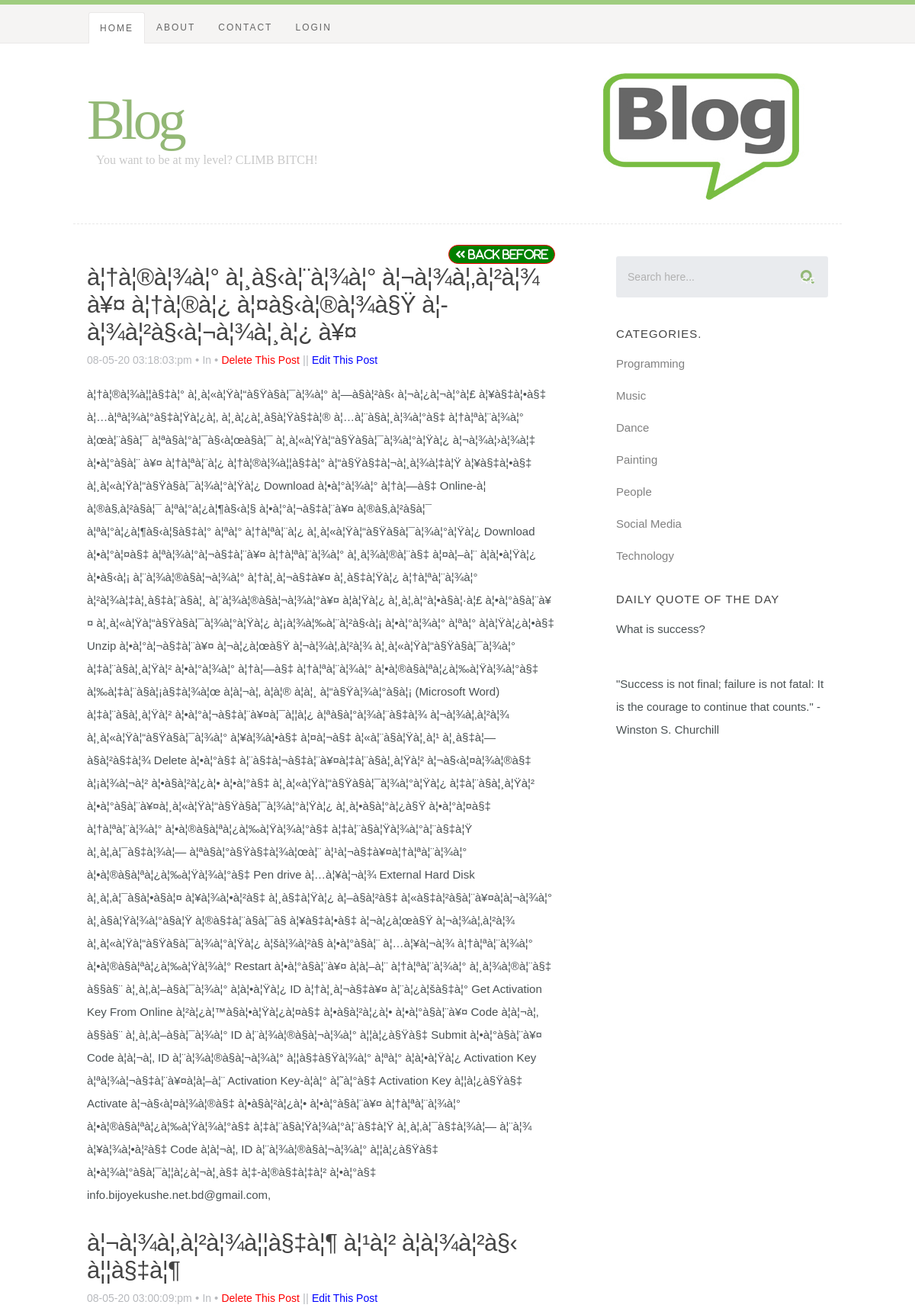
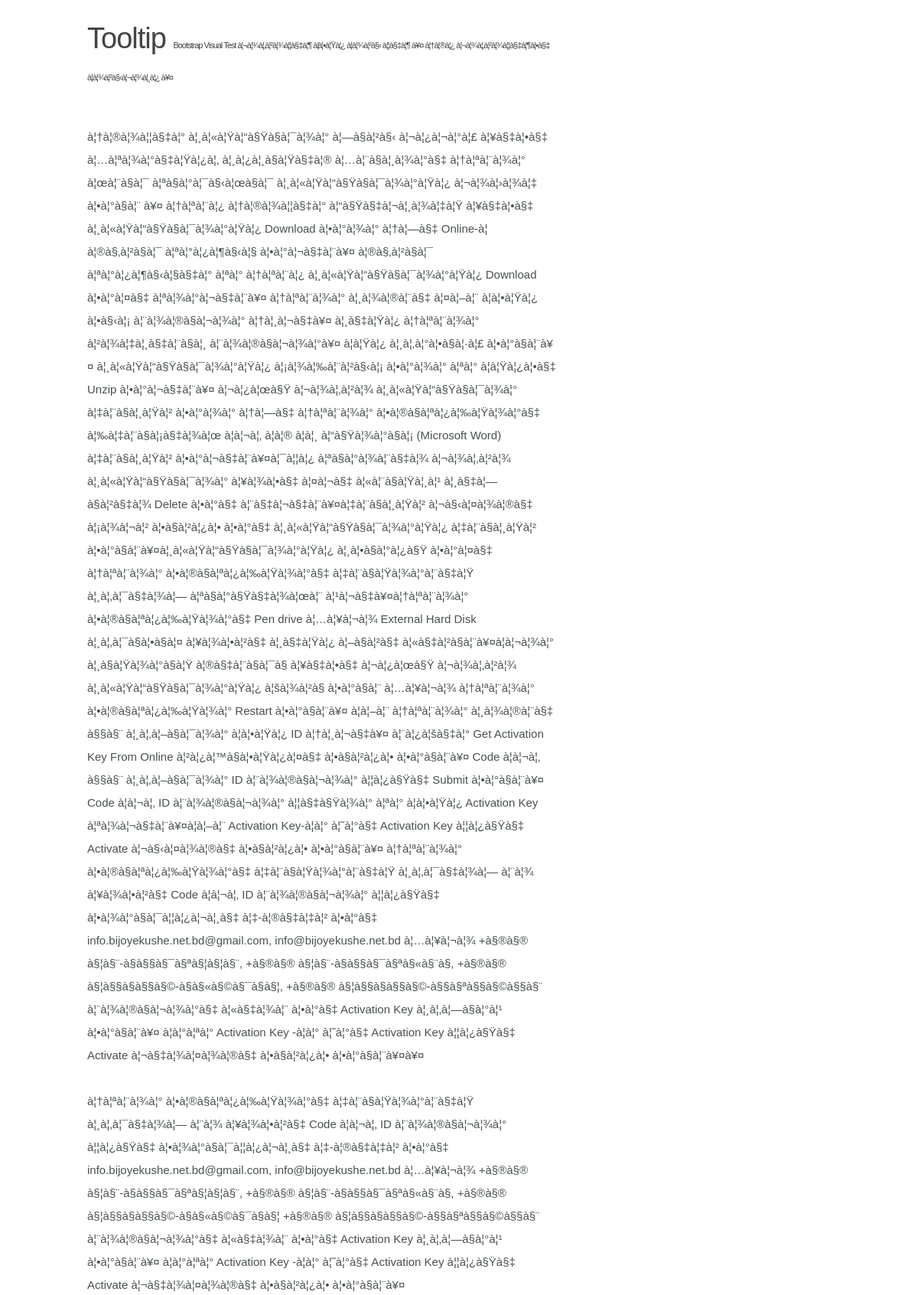
Page /manage_post.php (upper part) on the committed database (2 pictures, top to bottom).
### tables this page shows
CREATE TABLE `posts` (
  `id` int(6) NOT NULL,
  `cat_id` int(3) NOT NULL,
  `title` varchar(255) NOT NULL,
  `contents` text NOT NULL,
  `date_posted` datetime NOT NULL
);

CREATE TABLE `categories` (
  `id` int(3) NOT NULL,
  `name` text NOT NULL
);

### resources/functions/blog.php (called while the page is built, shortened)
<?php
function get_categories($id = null){
   $categories = array();
    $conn = mysqli_connect(DB_HOST,DB_USER,DB_PASS,DB_NAME);
   $query = mysqli_query($conn, "SELECT `id`,`name` FROM `categories` LIMIT 7");
   while($row = mysqli_fetch_assoc($query)){
    $categories[] = $row;
   }
   return $categories;
}

### manage_post.php (the view, shortened to what this page needs)
<?php
$conn = mysqli_connect(DB_HOST,DB_USER,DB_PASS,DB_NAME);
$query = "select * from posts order by id desc";
$posts = mysqli_query($conn, $query);
?>
<?php require_once 'header.php'; ?>
   <div id="content-wrap">
   	<div class="row">
   		<div id="main" class="eight columns">
	   		<article class="entry">
                <a class="read" href="admin.php"><i class="fas fa-angle-double-left"> Back Before</i></a>
		<?php
     foreach($posts as $post){
      ?>
					<header class="entry-header">
						<h2 class="entry-title">
							<h2><a href='index.php?id=<?= $post['id']; ?>' ><?= $post['title']; ?></a></h2>
						</h2>
						<div class="entry-meta">
							<ul>
								<li> <?= date('d-m-y h:i:s:a',strtotime($post['date_posted'])); ?></li>
								<span class="meta-sep">&bull;</span>
								<li><a href="#" title="" rel="category tag">In <a href='manage_category.php?id=<?= $cat_posts['id']; ?>' ><?= "<font color='green'>".$cat_posts['name']."</font>"; ?></a></li>
								<span class="meta-sep">&bull;</span>
								<li><a href='delete_post.php?id=<?= $post['id']; ?>' onclick='return confirm_delete()'><font color="red">Delete This Post</font></a></li>&nbsp;||
								<li><a href='edit_post.php?id=<?= $post['id']; ?>' ><font color="blue">Edit This Post</font></a></li>
							</ul>
						</div>
					</header>
					<div class="entry-content">
						<p><?= nl2br($post['contents']); ?></p>
					</div>
									 <?php
     }
     ?>
				</article>
   		</div>
        <?php require_once 'sidebar.php'; ?>
   	</div>
   </div>
<?php require_once 'footer.php'; ?>

### sidebar.php (shortened to what this page needs)
<div id="sidebar" class="four columns">
    <div class="widget widget_search">
        <form action="search.php" method="get">
            <input type="text" name="search" value="Search here..."
                   onblur="if(this.value == '') { this.value = 'Search here...'; }"
                   onfocus="if (this.value == 'Search here...') { this.value = ''; }" class="text-search">
            <input type="submit" value="Search" class="submit-search">
        </form>
    </div>
    <div class="widget widget_categories group">
        <h3>Categories.</h3>
        <?php
        foreach (get_categories() as $category){
        ?>
        <p><a href="manage_category.php?id=<?= $category['id']; ?>"><?= $category['name']; ?></a>
            <?php
            }
            ?>
    </div>
    <div class="widget widget_text group">
        <h3>Daily Quote of the Day</h3>
        <p>What is success?</p><br/>
        <p>"Success is not final; failure is not fatal: It is the courage to continue that counts." -
            Winston S. Churchill</p>
    </div>
</div>

### css/default.css (style rules this page uses)
html, body, div, span, object, iframe, h1, h2, h3, h4, h5, h6, p, blockquote, pre, abbr, address, cite, code, del, dfn, em, img, ins, kbd, q, samp, small, strong, sub, sup, var, b, i, dl, dt, dd, ol, ul, li, fieldset, form, label, legend, table, caption, tbody, tfoot, thead, tr, th, td, article, aside, canvas, details, figcaption, figure, footer, header, hgroup, menu, nav, section, summary, time, mark, audio, video { margin: 0; padding: 0; border: 0; outline: 0; font-size: 100%; vertical-align: baseline; background: transparent; }
article,aside,details,figcaption,figure, footer,header,hgroup,menu,nav,section { display: block; }
*, *:before, *:after { -moz-box-sizing: border-box; -webkit-box-sizing: border-box; box-sizing: border-box; }
html { font-size: 62.5%; }
body { background: #fff; font-family: 'merriweather-regular', sans-serif; font-weight: normal; font-size: 15px; line-height: 30px; color: #4A5153; -webkit-font-smoothing: antialiased; -webkit-text-size-adjust: 100%; }
h1, h2, h3, h4, h5, h6 { color: #444; font-family: 'opensans-semibold', sans-serif; font-weight: normal; text-rendering: optimizeLegibility; }
h1 a, h2 a, h3 a, h4 a, h5 a, h6 a { font-weight: inherit; }
h1 { font-size: 38px; line-height: 42px; margin-bottom: 12px; letter-spacing: -1px; }
h2 { font-size: 28px; line-height: 36px; margin-bottom: 6px; }
h3 { font-size: 22px; line-height: 30px; margin-bottom: 12px; }
p { margin: 0 0 30px 0; }
small { font-size: 11px; line-height: inherit; }
a, a:visited { text-decoration: none; outline: 0; color:grey; -webkit-transition: color .3s ease-in-out; -moz-transition: color .3s ease-in-out; -o-transition: color .3s ease-in-out; transition: color .3s ease-in-out; }
p a, p a:visited { line-height: inherit; }
ul, ol { margin-bottom: 24px; margin-top: 12px; }
ul { list-style: none }
ul li { padding-left: 4px; }
.button, .button:visited, button, input[type="submit"], input[type="reset"], input[type="button"] { font: 14px/30px 'opensans-bold', sans-serif; background: #9CCF5F; color: #fff; display: inline-block; text-decoration: none; padding: 12px 20px; margin-bottom: 18px; border: none; cursor: pointer; height: auto; text-transform: uppercase; letter-spacing: 2px; text-align: center; -webkit-transition: all .2s ease-in-out; -moz-transition: all .2s ease-in-out; -o-transition: all .2s ease-in-out; -ms-transition: all .2s ease-in-out; transition: all .2s ease-in-out; border-radius: 3px; }
form { margin-bottom: 24px; }
input, button { -webkit-font-smoothing: antialiased; }
input[type="text"], input[type="password"], input[type="email"], textarea, select { display: block; padding: 12px 15px; margin: 0 0 24px 0; border: 0; outline: none; vertical-align: middle; max-width: 100%; background: #E9EBEE; color: #B1B1B1; font-family: 'opensans-regular', sans-serif; font-size: 14px; line-height: 30px; height: 54px; border-radius: 3px; }
.row { width: 94%; max-width: 1008px; margin: 0 auto; }
.row:before, .row:after { content: " "; display: table; }
.row:after { clear: both; }
.column, .columns { position: relative; padding: 0 18px; min-height: 1px; float: left; }
[class*="column"] + [class*="column"]:last-child { float: right; }
.four, .row .four { width: 33.33333%; }
.eight, .row .eight { width: 66.66667%; }
.group:before, .group:after { content: " "; display: table; }
.group:after { clear: both; }

### css/pagination.css (style rules this page uses)
.read { color: white; float: right; margin-left: 400px; margin-top: -15px; display: block; border: 1px solid red; background-color: green; padding: 4px 8px; border-radius: 13px; text-decoration: none; }

### header.php (style rules this page uses)
body { background: url(css/img/header-content-bg_@2x1.png) repeat fixed 0 0 #fff; }

### rows in the picture
posts: title "à¦†à¦®à¦¾à¦° à¦¸à§‹à¦¨à¦¾à¦° à¦¬à¦¾à¦‚à¦²à¦¾ à¥¤ à¦†à¦®à¦¿ à¦¤à§‹à¦®à¦¾à§Ÿ à¦­à¦¾à¦²à§‹à¦¬à¦¾à¦¸à¦¿ à¥¤", date_posted "08-05-20 03:18:03:pm", contents "à¦†à¦®à¦¾à¦¦à§‡à¦° à¦¸à¦«à¦Ÿà¦“à§Ÿà§à¦¯à¦¾à¦° à¦—à§à¦²à§‹ à¦¬à¦¿à¦¬à¦°à¦£ à¦¥à§‡à¦•à§‡ à¦…à¦ªà¦¾à¦°à§‡à¦Ÿà¦¿à¦‚ à¦¸à¦¿à¦¸à§à¦Ÿà§‡à¦® à¦…à¦¨à§à¦¸à¦¾à¦°à§‡ à¦†à¦ªà¦¨à¦¾à¦° à¦œà¦¨à§à¦¯ à¦ªà§à¦°à¦¯à§‹à¦œà§à¦¯ à¦¸à¦«à¦Ÿà¦“à§Ÿà§à¦¯à¦¾à¦°à¦Ÿà¦¿ à¦¬à¦¾à¦›à¦¾à¦‡ à¦•à¦°à§à¦¨ à¥¤ à¦†à¦ªà¦¨à¦¿ à¦†à¦®à¦¾à¦¦à§‡à¦° à¦“à§Ÿà§‡à¦¬à¦¸à¦¾à¦‡à¦Ÿ à¦¥à§‡à¦•à§‡ à¦¸à¦«à¦Ÿà¦“à§Ÿà§à¦¯à¦¾à¦°à¦Ÿà¦¿ Download à¦•à¦°à¦¾à¦° à¦†à¦—à§‡ Online-à¦ à¦®à§‚à¦²à§à¦¯ à¦ªà¦°à¦¿à¦¶à§‹à¦§ à¦•à¦°à¦¬à§‡à¦¨à¥¤ à¦®à§‚à¦²à§à¦¯ à¦ªà¦°à¦¿à¦¶à§‹à¦§à§‡à¦° à¦ªà¦° à¦†à¦ªà¦¨à¦¿ à¦¸à¦«à¦Ÿà¦“à§Ÿà§à¦¯à¦¾à¦°à¦Ÿà¦¿ Download à¦•à¦°à¦¤à§‡ à¦ªà¦¾à¦°à¦¬à§‡à¦¨à¥¤ à¦†à¦ªà¦¨à¦¾à¦° à¦¸à¦¾à¦®à¦¨à§‡ à¦¤à¦–à¦¨ à¦à¦•à¦Ÿà¦¿ à¦•à§‹à¦¡…"
posts: title "à¦¬à¦¾à¦‚à¦²à¦¾à¦¦à§‡à¦¶ à¦¹à¦² à¦­à¦¾à¦²à§‹ à¦¦à§‡à¦¶", date_posted "08-05-20 03:00:09:pm", contents "Tooltip Bootstrap Visual Test à¦¬à¦¾à¦‚à¦²à¦¾à¦¦à§‡à¦¶ à¦à¦•à¦Ÿà¦¿ à¦­à¦¾à¦²à§‹ à¦¦à§‡à¦¶ à¥¤ à¦†à¦®à¦¿ à¦¬à¦¾à¦‚à¦²à¦¾à¦¦à§‡à¦¶à¦•à§‡ à¦­à¦¾à¦²à§‹à¦¬à¦¾à¦¸à¦¿ à¥¤ à¦†à¦®à¦¾à¦¦à§‡à¦° à¦¸à¦«à¦Ÿà¦“à§Ÿà§à¦¯à¦¾à¦° à¦—à§à¦²à§‹ à¦¬à¦¿à¦¬à¦°à¦£ à¦¥à§‡à¦•à§‡ à¦…à¦ªà¦¾à¦°à§‡à¦Ÿà¦¿à¦‚ à¦¸à¦¿à¦¸à§à¦Ÿà§‡à¦® à¦…à¦¨à§à¦¸à¦¾à¦°à§‡ à¦†à¦ªà¦¨à¦¾à¦° à¦œà¦¨à§à¦¯ à¦ªà§à¦°à¦¯à§‹à¦œà§à¦¯ à¦¸à¦«à¦Ÿà¦“à§Ÿà§à¦¯à¦¾à¦°à¦Ÿà¦¿ à¦¬à¦¾à¦›à¦¾à¦‡ à¦•à¦°à§à¦¨ à¥¤ à¦†à¦ªà¦¨à¦¿ à¦†à¦®à¦¾à¦¦à§‡à¦° à¦“à§Ÿà§‡à¦¬à¦¸à¦¾à¦‡à¦Ÿ à¦¥à§‡à¦•à§‡ à¦¸à¦«à¦Ÿà¦“à§Ÿà§à¦¯à¦¾à¦°à¦Ÿà¦¿ Download à¦•à¦°à¦¾à¦° à¦†à¦—à§‡ Online-à¦ à¦®à§‚à¦²à§à¦¯ à¦ªà¦°à¦¿à¦¶à§‹à¦§ à¦•à¦°à¦¬à§‡à¦¨à¥¤ à¦®à§‚à¦²à§à¦¯ à¦ªà¦°à¦¿à¦¶à§‹à¦§à§‡à¦° à¦ªà¦°…"
categories: name "Programming"
categories: name "Music"
categories: name "Dance"
categories: name "Painting"
categories: name "People"
categories: name "Social Media"
categories: name "Technology"
